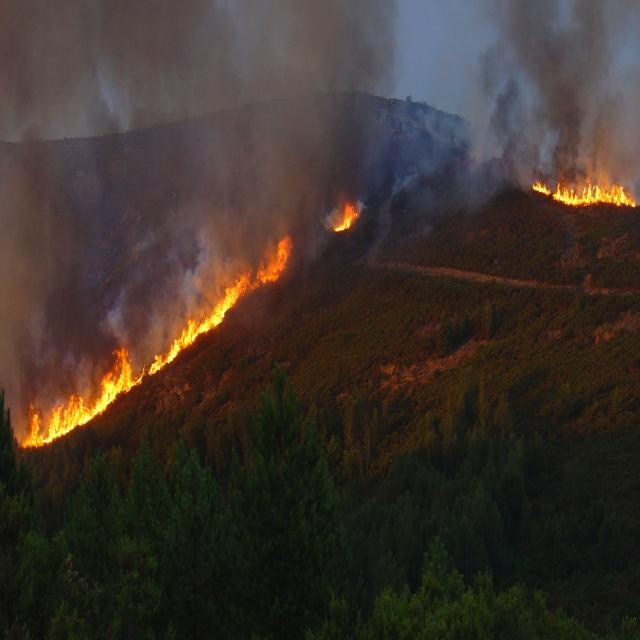
#> input picture dataset/images/fire_00000.jpg, 640 x 640 px; its folder holds only this picture in this run
$ python gen_pipeline_vis.py
#> lines starting #> are read from the running program, lines starting #| are printed output that depends on the picture; after the words box and inside, x2 and y2 are one past the last pixel; in counts of white or black regions, pixels touching at a corner belong together
#> further down, ornek_img is the input picture: shape (640, 640, 3); mean B, G, R 45.5, 51.8, 61.9
"""
Pipeline adim adim gorsellestirme - README icin duzenlenmis versiyon
"""

import cv2
import numpy as np
import matplotlib.pyplot as plt
import matplotlib.patches as mpatches
from matplotlib.patches import FancyArrowPatch
from pathlib import Path
from scipy.ndimage import binary_fill_holes

BASE_DIR   = Path(__file__).parent.parent / "dataset"
IMAGES_DIR = BASE_DIR / "images"
MASKS_DIR  = BASE_DIR / "masks"
OUT_DIR    = Path(__file__).parent.parent / "outputs"

H_MAX  = 35;  S_MIN  = 100; V_MIN  = 120
CR_MIN = 150; CB_MAX = 140; K_SIZE = 9
MIN_AREA = 200; VOTE_THR = 3

PHASE_COLORS = {
    "faz1": "#1a5276",   # koyu mavi
    "faz2": "#0e3d52",   # lacivert
    "faz3": "#922b21",   # kirmizi
    "faz4": "#1e8449",   # yesil
}

def on_isleme(img_bgr):
    blur = cv2.GaussianBlur(img_bgr, (5, 5), sigmaX=1.0)
    bil  = cv2.bilateralFilter(blur, d=9, sigmaColor=80, sigmaSpace=80)
    lab  = cv2.cvtColor(bil, cv2.COLOR_BGR2LAB)
#> lab: shape (640, 640, 3); mean of channels 0, 1, 2 56.4, 131.7, 133.7
    clahe = cv2.createCLAHE(clipLimit=2.5, tileGridSize=(8, 8))
    lab[:, :, 0] = clahe.apply(lab[:, :, 0])
#> lab: shape (640, 640, 3); mean of channels 0, 1, 2 74.1, 131.7, 133.7
    return cv2.cvtColor(lab, cv2.COLOR_LAB2BGR), blur, bil

def segmente_et_adim_adim(img_bgr):
    en, blur, bil = on_isleme(img_bgr)
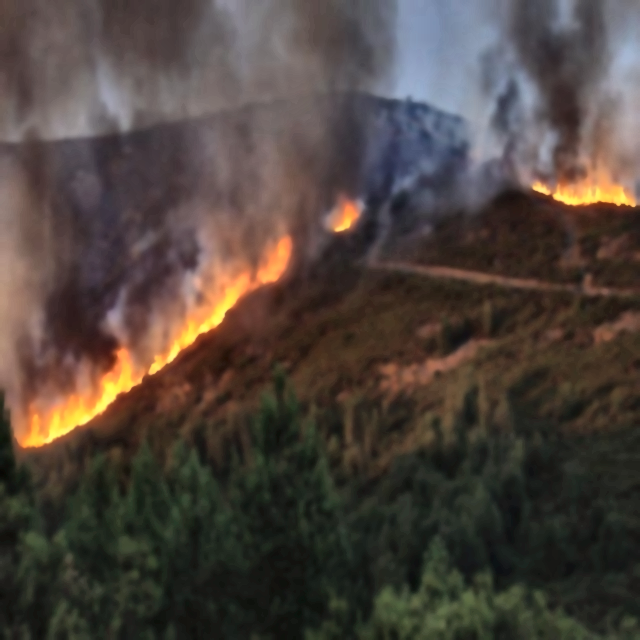
#> en: shape (640, 640, 3); mean B, G, R 61.2, 67.7, 78.1
    hsv = cv2.cvtColor(en, cv2.COLOR_BGR2HSV)
#> hsv: shape (640, 640, 3); mean H, S, V 52.2, 70.4, 82.2
    m_hsv = cv2.bitwise_or(
        cv2.inRange(hsv, np.array([0, S_MIN, V_MIN]), np.array([H_MAX, 255, 255])),
        cv2.inRange(hsv, np.array([180 - H_MAX, S_MIN, V_MIN]), np.array([180, 255, 255]))
    )
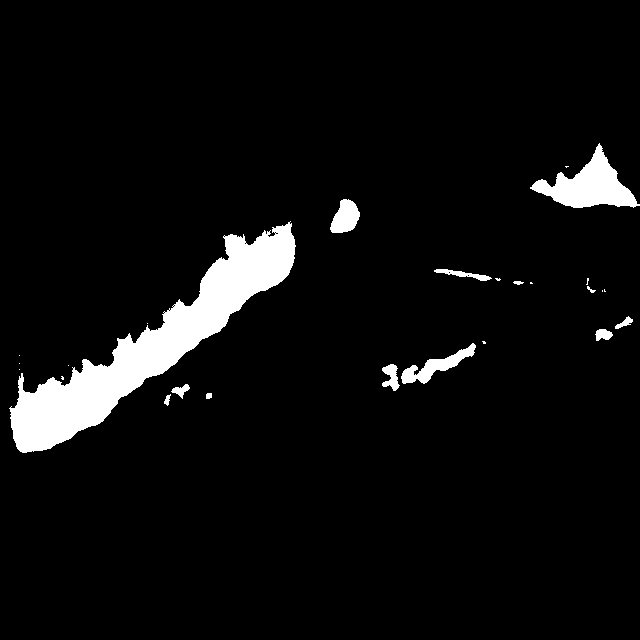
#> m_hsv: shape (640, 640); 5.5% white; 26 white regions (13 under 20 px), largest, box (x1, y1, x2, y2) and area: (9, 221, 296, 453) 16583, (530, 143, 640, 208) 3075, (401, 343, 476, 384) 957
    ycc = cv2.cvtColor(en, cv2.COLOR_BGR2YCrCb)
#> ycc: shape (640, 640, 3); mean of channels 0, 1, 2 70.1, 133.7, 123
    Y, Cr, Cb = ycc[:,:,0], ycc[:,:,1], ycc[:,:,2]
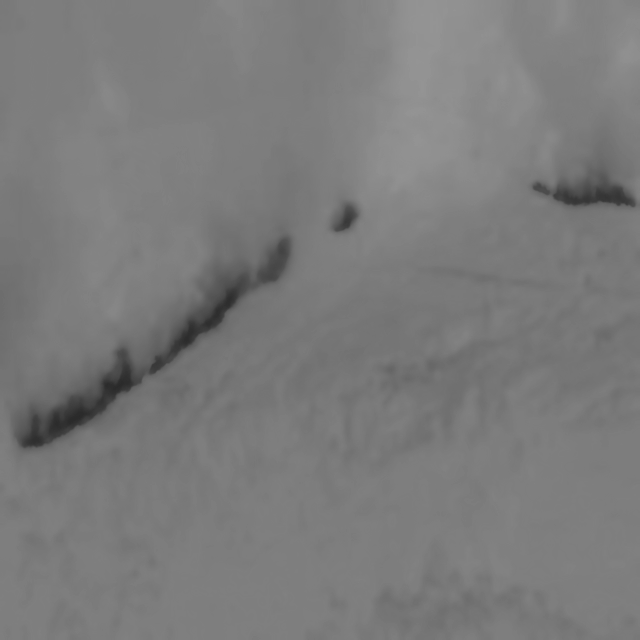
#> Cb: shape (640, 640); min 41, max 148, mean 123
    m_ycc = np.zeros_like(Y, np.uint8)
    m_ycc[(Cr > CR_MIN) & (Cb < CB_MAX) & (Y > 50)] = 255
    rgb = cv2.cvtColor(en, cv2.COLOR_BGR2RGB)
    R = rgb[:,:,0].astype(float); G = rgb[:,:,1].astype(float); B = rgb[:,:,2].astype(float)
#> after `R = rgb[:, :, 0].astype(float)`:
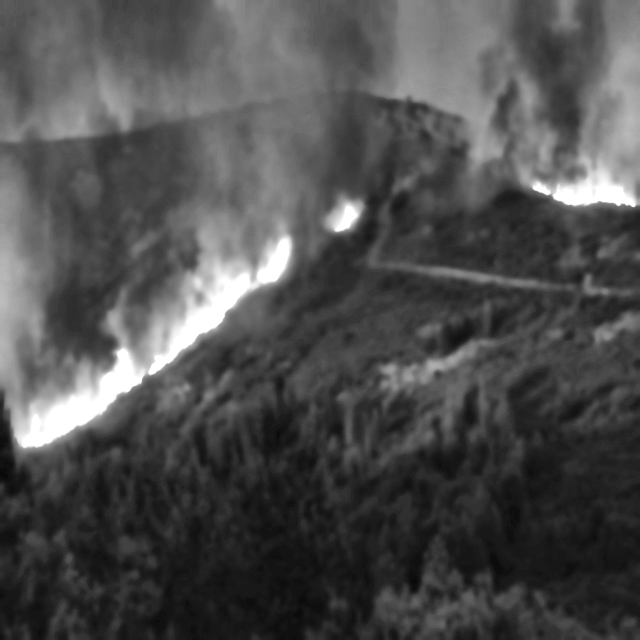
#> R: shape (640, 640) float64; min 7, max 255, mean 78.1
#> after `B = rgb[:, :, 2].astype(float)`:
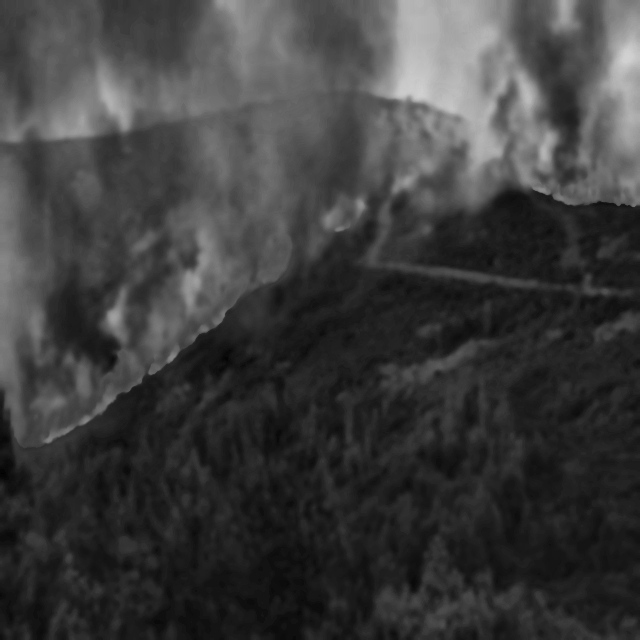
#> B: shape (640, 640) float64; min 2, max 209, mean 61.2
    m_rgb = np.zeros(en.shape[:2], np.uint8)
    m_rgb[(R > 150) & (R > G) & (G >= B) & (R - B > 40)] = 255
    lab2 = cv2.cvtColor(en, cv2.COLOR_BGR2LAB)
#> lab2: shape (640, 640, 3); mean of channels 0, 1, 2 74.1, 131.5, 133.7
    L, A, Bch = lab2[:,:,0], lab2[:,:,1], lab2[:,:,2]
    m_lab = np.zeros_like(L, np.uint8)
    m_lab[(L > 80) & (A > 135) & (Bch > 130)] = 255
    m_wht = np.zeros(en.shape[:2], np.uint8)
    m_wht[(R > 200) & (G > 150) & (B < 180) & (R > B + 30)] = 255
    tot = (m_hsv.astype(np.uint16) + m_ycc.astype(np.uint16) +
           m_rgb.astype(np.uint16) + m_lab.astype(np.uint16) + m_wht.astype(np.uint16))
    combined = np.where(tot >= VOTE_THR * 255, 255, 0).astype(np.uint8)
#> combined: shape (640, 640); 5.4% white; 20 white regions (11 under 20 px), largest, box (x1, y1, x2, y2) and area: (10, 222, 296, 453) 16637, (531, 148, 640, 208) 3180, (401, 347, 473, 384) 752
    kk = cv2.getStructuringElement(cv2.MORPH_ELLIPSE, (K_SIZE, K_SIZE))
    op = cv2.morphologyEx(combined, cv2.MORPH_OPEN,  kk, iterations=1)
#> op: shape (640, 640); 5.1% white; 7 white regions, largest, box (x1, y1, x2, y2) and area: (11, 222, 295, 453) 16443, (532, 150, 637, 208) 3126, (330, 199, 360, 233) 730
    cl = cv2.morphologyEx(op,       cv2.MORPH_CLOSE, kk, iterations=3)
#> cl: shape (640, 640); 5.4% white; 4 white regions, box (x1, y1, x2, y2) and area: (0, 222, 295, 453) 17080, (532, 150, 640, 208) 3268, (384, 355, 459, 387) 1033, (330, 199, 360, 233) 733
    filled = (binary_fill_holes(cl > 127) * 255).astype(np.uint8)
    kd = cv2.getStructuringElement(cv2.MORPH_ELLIPSE, (5, 5))
    dilated = cv2.dilate(filled, kd, iterations=1)
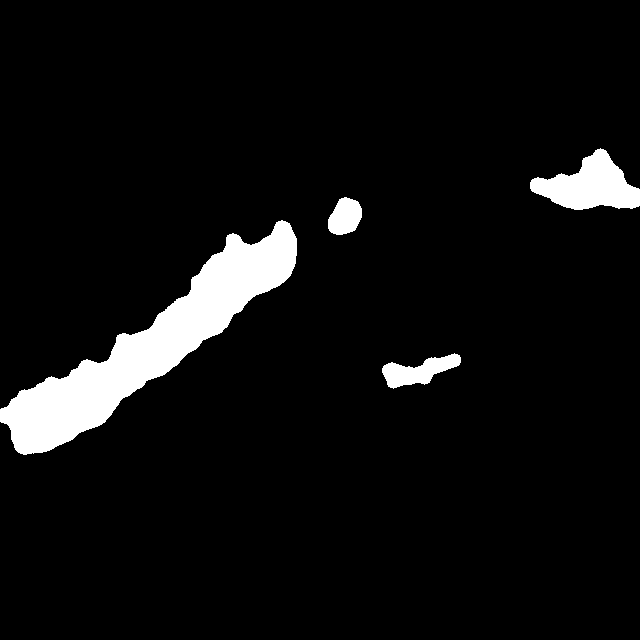
#> dilated: shape (640, 640); 6.1% white; 4 white regions
    sonuc = np.zeros_like(dilated)
    cnts, _ = cv2.findContours(dilated, cv2.RETR_EXTERNAL, cv2.CHAIN_APPROX_SIMPLE)
#> cnts = 4 contours; box (x1, y1, x2, y2) and area: (0, 220, 297, 455) 18394, (530, 148, 640, 210) 3670, (382, 353, 461, 389) 1316, (328, 197, 362, 235) 904
    for c in cnts:
        if cv2.contourArea(c) >= MIN_AREA:
            cv2.drawContours(sonuc, [c], -1, 255, -1)
#> this loop made 4 passes
    return {
        "orijinal":  cv2.cvtColor(img_bgr, cv2.COLOR_BGR2RGB),
        "gaussian":  cv2.cvtColor(blur, cv2.COLOR_BGR2RGB),
        "bilateral": cv2.cvtColor(bil,  cv2.COLOR_BGR2RGB),
        "clahe":     cv2.cvtColor(en,   cv2.COLOR_BGR2RGB),
        "m_hsv": m_hsv, "m_ycc": m_ycc, "m_rgb": m_rgb,
        "m_lab": m_lab, "m_wht": m_wht,
        "oylama": combined, "morph_ac": op, "morph_kapat": cl,
        "doldurma": filled, "final": sonuc,
    }

gorseller = sorted(IMAGES_DIR.glob("*.jpg"))
ornek_g   = gorseller[len(gorseller) // 3]
ornek_img = cv2.imread(str(ornek_g))
adimlar   = segmente_et_adim_adim(ornek_img)
#> adimlar = 14 items

# Faz tanimlari: (baslik, anahtar, gri_mi, adim_no)
fazlar = [
    {
        "renk": PHASE_COLORS["faz1"],
        "etiket": "FAZ 1 — ÖN İŞLEME",
        "adimlar": [
            ("1. Gauss\nFiltresi",    "gaussian",  False),
            ("2. Bilateral\nFiltre",  "bilateral", False),
            ("3. CLAHE",              "clahe",     False),
        ],
    },
    {
        "renk": PHASE_COLORS["faz2"],
        "etiket": "FAZ 2 — RENK MASKELEME",
        "adimlar": [
            ("4. HSV",      "m_hsv", True),
            ("5. YCrCb",    "m_ycc", True),
            ("6. RGB",      "m_rgb", True),
            ("7. LAB",      "m_lab", True),
            ("8. Parlaklik","m_wht", True),
        ],
    },
    {
        "renk": PHASE_COLORS["faz3"],
        "etiket": "FAZ 3 — OYLAMA",
        "adimlar": [
            ("9. Majority\nVoting\n(3/5)", "oylama", True),
        ],
    },
    {
        "renk": PHASE_COLORS["faz4"],
        "etiket": "FAZ 4 — MORFOLOJİ",
        "adimlar": [
            ("10. Morph\nOpen",       "morph_ac",    True),
            ("11. Morph\nClose",      "morph_kapat", True),
            ("12. Delik\nDoldurma",   "doldurma",    True),
            ("13. Dilatasyon\n+ Kontur", "final",    True),
        ],
    },
]

# Toplam sutun sayisi (orijinal + her faz adimi)
n_cols = 1 + sum(len(f["adimlar"]) for f in fazlar)
fig_w  = max(22, n_cols * 1.8)
fig = plt.figure(figsize=(fig_w, 6.5), facecolor="#111111")

# Ustbilgi
fig.text(0.5, 0.97,
         f"14-Adımlı Deterministik Pipeline  [{ornek_g.stem}]",
         ha="center", va="top", fontsize=14, fontweight="bold",
         color="white")
fig.text(0.01, 0.97, "GİRDİ: Ham RGB (640×640 px)",
         ha="left", va="top", fontsize=9, color="#aaaaaa")
fig.text(0.99, 0.97, "ÇIKTI: İkili Maske (0/255)",
         ha="right", va="top", fontsize=9, color="#aaaaaa")

TOP    = 0.88
BOTTOM = 0.08
LEFT   = 0.01
RIGHT  = 0.99
GAP    = 0.008   # adimlar arasi bosluk
HEADER = 0.10    # baslik yuksekligi (fig koordinatlarinda)

# Her adim icin genislik hesapla
col_items = [("orijinal", None, False, "Orijinal")] + [
    (a[1], f["renk"], a[2], a[0])
    for f in fazlar for a in f["adimlar"]
]
n_items = len(col_items)
total_w = RIGHT - LEFT - (n_items - 1) * GAP
col_w   = total_w / n_items

def col_x(i):
    return LEFT + i * (col_w + GAP)

# Faz arka plan bloklari
faz_col_start = 1  # orijinal haric
for f in fazlar:
    n = len(f["adimlar"])
    i0 = faz_col_start
    i1 = faz_col_start + n - 1
    x0 = col_x(i0) - GAP / 2
    x1 = col_x(i1) + col_w + GAP / 2
    rect = plt.Rectangle(
        (x0, BOTTOM - 0.01), x1 - x0, (TOP - BOTTOM + 0.01),
        transform=fig.transFigure, figure=fig,
        facecolor=f["renk"], alpha=0.25, zorder=0
    )
    fig.add_artist(rect)
    # Faz baslik bandı
    rect2 = plt.Rectangle(
        (x0, TOP - HEADER + 0.01), x1 - x0, HEADER - 0.01,
        transform=fig.transFigure, figure=fig,
        facecolor=f["renk"], alpha=0.85, zorder=1
    )
    fig.add_artist(rect2)
    fig.text((x0 + x1) / 2, TOP - HEADER / 2 + 0.01,
             f["etiket"], ha="center", va="center",
             fontsize=8.5, fontweight="bold", color="white", zorder=2)
    faz_col_start += n

# Gorsel axesleri
img_top    = TOP - HEADER + 0.005
img_bottom = BOTTOM

for i, (key, renk, gri, baslik) in enumerate(col_items):
    x = col_x(i)
    ax = fig.add_axes([x, img_bottom, col_w, img_top - img_bottom])
    goruntu = adimlar[key]
    ax.imshow(goruntu, cmap="gray" if gri else None)

    # Adim no badge
    step_no = i  # 0 = orijinal
    badge_color = "#555555" if step_no == 0 else renk
    ax.set_title(baslik, fontsize=7.5, color="white", pad=3,
                 bbox=dict(boxstyle="round,pad=0.2", facecolor=badge_color, alpha=0.85))
    ax.axis("off")

    # Ok (son eleman haric)
    if i < n_items - 1:
        ax_next_x = col_x(i + 1)
        arrow_x   = x + col_w + 0.001
        arrow_xend = ax_next_x - 0.001
        fig.text(
            (arrow_x + arrow_xend) / 2,
            (img_top + img_bottom) / 2,
            "→", ha="center", va="center",
            fontsize=11, color="#cccccc", zorder=5
        )

plt.savefig(str(OUT_DIR / "pipeline_visualization.png"),
            dpi=130, bbox_inches="tight", facecolor="#111111")
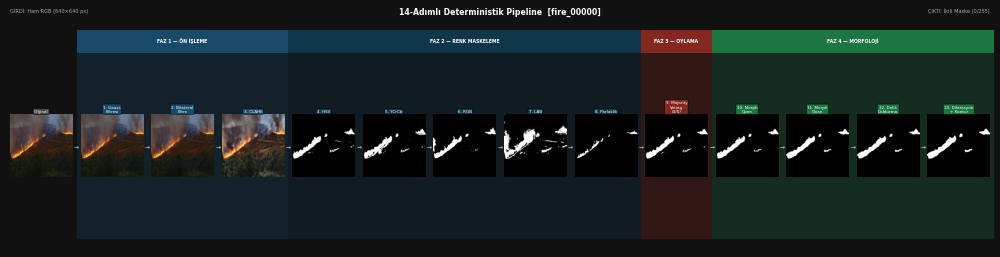
#> figure drawn by matplotlib, 14 panels
plt.close()
print(f"Kaydedildi: {OUT_DIR / 'pipeline_visualization.png'}")

$ run again, on dataset/images/fire_00015.jpg
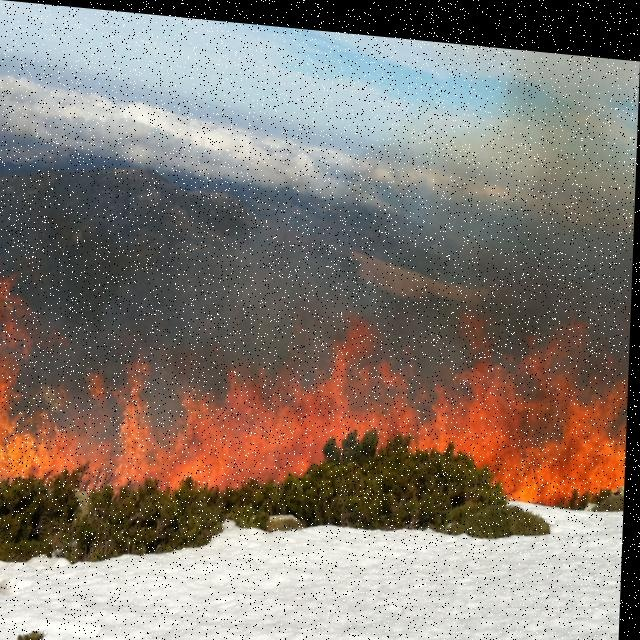
#> input picture dataset/images/fire_00015.jpg, 640 x 640 px
#> ornek_img is the input picture: shape (640, 640, 3); mean B, G, R 112.8, 121.4, 132.7
#> hsv: shape (640, 640, 3); mean H, S, V 42.7, 57.1, 139.3
#> in segmente_et_adim_adim, `m_hsv = cv2.bitwise_or( cv2.inRange(hsv, np.array([0, S_MIN, V_MIN]), ..`:
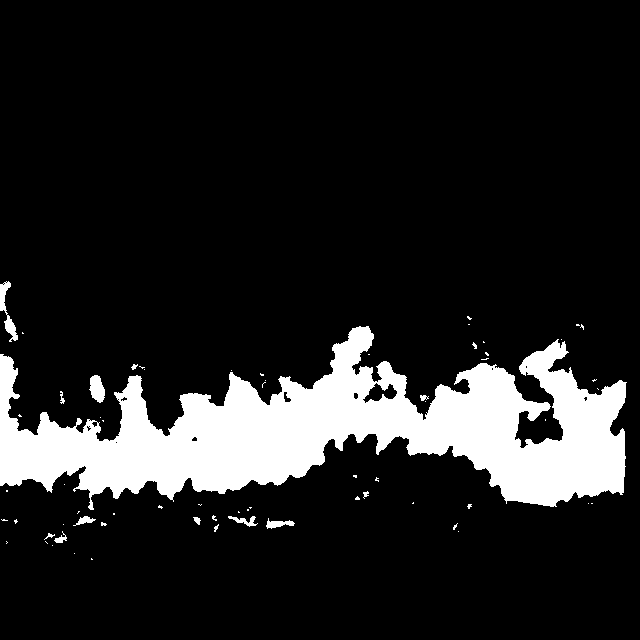
#> m_hsv: shape (640, 640); 13.5% white; 66 white regions (52 under 20 px), largest, box (x1, y1, x2, y2) and area: (0, 326, 627, 510) 53456, (0, 281, 18, 342) 378, (89, 375, 105, 403) 312
#> ycc: shape (640, 640, 3); mean of channels 0, 1, 2 124.6, 134.3, 121.6
#> lab2: shape (640, 640, 3); mean of channels 0, 1, 2 131.1, 131.6, 135.2
#> combined: shape (640, 640); 12.9% white; 14 white regions (9 under 20 px), largest, box (x1, y1, x2, y2) and area: (0, 326, 626, 507) 51960, (4, 317, 26, 346) 332, (91, 375, 105, 401) 268, (0, 281, 11, 311) 215, (420, 395, 426, 400) 24
#> op: shape (640, 640); 12.7% white; 4 white regions, box (x1, y1, x2, y2) and area: (0, 326, 626, 507) 51227, (4, 320, 21, 345) 282, (91, 376, 105, 400) 247, (0, 281, 10, 305) 183
#> cl: shape (640, 640); 13.9% white; 1 white region, box (x1, y1, x2, y2) and area: (0, 281, 626, 507) 57032
#> filled: shape (640, 640); 14.1% white; 1 white region, box (x1, y1, x2, y2) and area: (0, 281, 626, 507) 57597
#> in segmente_et_adim_adim, `dilated = cv2.dilate(filled, kd, iterations=1)`:
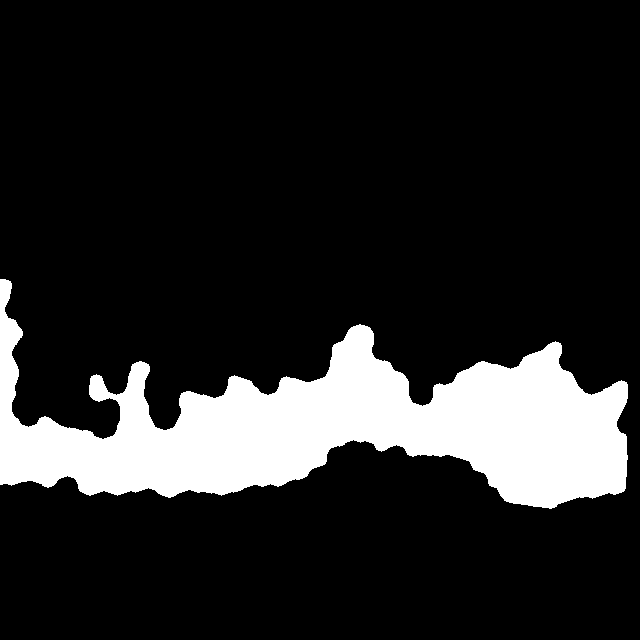
#> dilated: shape (640, 640); 15.1% white; 1 white region
#> cnts = 1 contour; box (x1, y1, x2, y2) and area: (0, 279, 628, 509) 60700
#> the loop in segmente_et_adim_adim, `for c in cnts:` made 1 pass
#> adimlar = 14 items

$ run again, on dataset/images/fire_00019.jpg
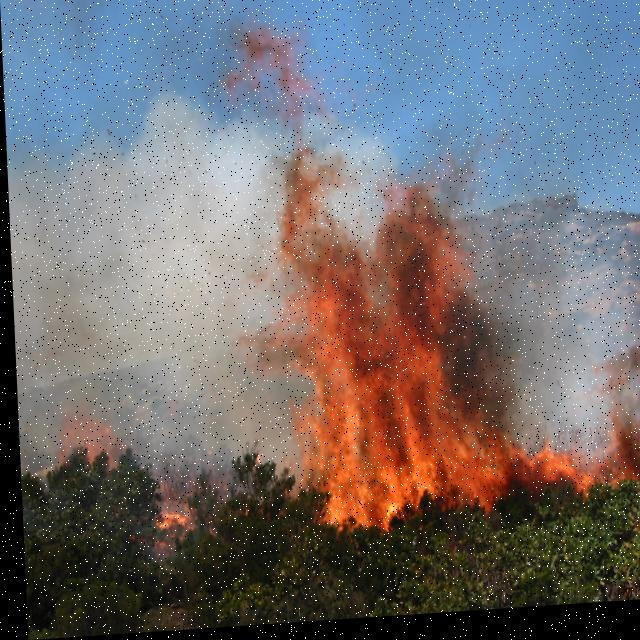
#> input picture dataset/images/fire_00019.jpg, 640 x 640 px
#> ornek_img is the input picture: shape (640, 640, 3); mean B, G, R 111.2, 109.1, 114.3
#> hsv: shape (640, 640, 3); mean H, S, V 52.2, 77.8, 144.9
#> in segmente_et_adim_adim, `m_hsv = cv2.bitwise_or( cv2.inRange(hsv, np.array([0, S_MIN, V_MIN]), ..`:
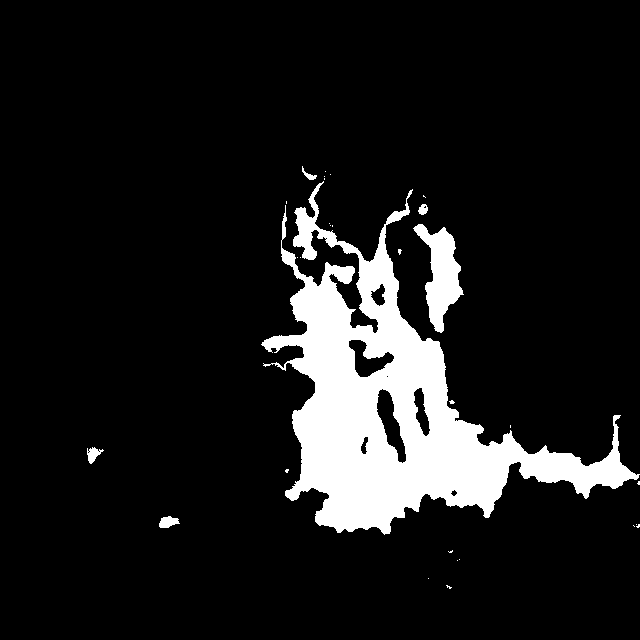
#> m_hsv: shape (640, 640); 10.7% white; 30 white regions (24 under 20 px), largest, box (x1, y1, x2, y2) and area: (261, 181, 640, 535) 40836, (413, 224, 464, 333) 2588, (159, 516, 180, 528) 172, (87, 447, 104, 464) 149, (418, 204, 428, 215) 77, (302, 166, 317, 180) 69
#> ycc: shape (640, 640, 3); mean of channels 0, 1, 2 120.1, 130.3, 128
#> lab2: shape (640, 640, 3); mean of channels 0, 1, 2 128.1, 132.3, 129.1
#> combined: shape (640, 640); 11.1% white; 30 white regions (18 under 20 px), largest, box (x1, y1, x2, y2) and area: (268, 203, 640, 534) 39215, (414, 224, 472, 333) 2932, (293, 183, 339, 260) 1019
#> op: shape (640, 640); 10.6% white; 9 white regions, largest, box (x1, y1, x2, y2) and area: (269, 241, 631, 534) 37733, (415, 224, 471, 331) 2876, (156, 504, 194, 531) 759
#> cl: shape (640, 640); 12.3% white; 5 white regions, box (x1, y1, x2, y2) and area: (269, 224, 636, 534) 47696, (280, 207, 316, 266) 892, (67, 426, 109, 458) 808, (156, 504, 194, 531) 776, (388, 210, 404, 223) 128
#> in segmente_et_adim_adim, `dilated = cv2.dilate(filled, kd, iterations=1)`:
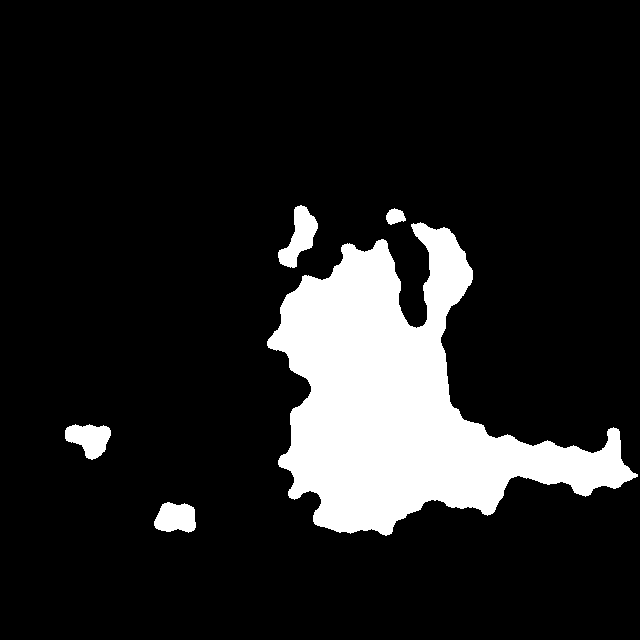
#> dilated: shape (640, 640); 13.3% white; 5 white regions
#> cnts = 5 contours; box (x1, y1, x2, y2) and area: (267, 222, 638, 536) 50202, (278, 205, 318, 268) 1150, (65, 424, 111, 460) 1004, (154, 502, 196, 533) 954, (386, 208, 406, 225) 205
#> the loop in segmente_et_adim_adim, `for c in cnts:` made 5 passes
#> adimlar = 14 items
